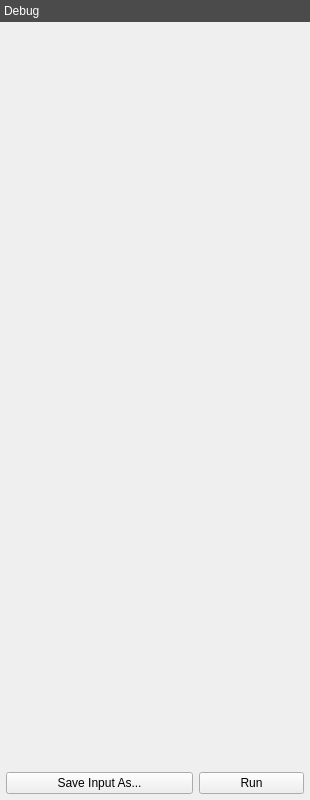
<?xml version="1.0" encoding="UTF-8"?>
<ui version="4.0">
 <class>quantyDockWidget</class>
 <widget class="QDockWidget" name="quantyDockWidget">
  <property name="geometry">
   <rect>
    <x>0</x>
    <y>0</y>
    <width>310</width>
    <height>800</height>
   </rect>
  </property>
  <property name="sizePolicy">
   <sizepolicy hsizetype="MinimumExpanding" vsizetype="Preferred">
    <horstretch>0</horstretch>
    <verstretch>0</verstretch>
   </sizepolicy>
  </property>
  <property name="minimumSize">
   <size>
    <width>310</width>
    <height>350</height>
   </size>
  </property>
  <property name="styleSheet">
   <string notr="true">QToolBox::tab {
    background-color: rgb(75, 75, 75);
    color: white;
}</string>
  </property>
  <property name="features">
   <set>QDockWidget::DockWidgetFloatable|QDockWidget::DockWidgetMovable</set>
  </property>
  <property name="allowedAreas">
   <set>Qt::LeftDockWidgetArea|Qt::RightDockWidgetArea</set>
  </property>
  <property name="windowTitle">
   <string>Quanty</string>
  </property>
  <widget class="QWidget" name="quantyDockWidgetContents">
   <property name="sizePolicy">
    <sizepolicy hsizetype="Ignored" vsizetype="Preferred">
     <horstretch>0</horstretch>
     <verstretch>0</verstretch>
    </sizepolicy>
   </property>
   <layout class="QVBoxLayout" name="quantyDockWidgetVBoxLayout">
    <property name="spacing">
     <number>0</number>
    </property>
    <property name="leftMargin">
     <number>0</number>
    </property>
    <property name="topMargin">
     <number>0</number>
    </property>
    <property name="rightMargin">
     <number>0</number>
    </property>
    <property name="bottomMargin">
     <number>0</number>
    </property>
    <item>
     <widget class="QToolBox" name="toolBox">
      <property name="enabled">
       <bool>true</bool>
      </property>
      <property name="lineWidth">
       <number>0</number>
      </property>
      <property name="tabSpacing">
       <number>6</number>
      </property>
      <widget class="QWidget" name="debug">
       <property name="geometry">
        <rect>
         <x>0</x>
         <y>0</y>
         <width>310</width>
         <height>800</height>
        </rect>
       </property>
       <attribute name="label">
        <string>Debug</string>
       </attribute>
       <layout class="QVBoxLayout" name="generalPageVerticalLayout">
        <property name="leftMargin">
         <number>6</number>
        </property>
        <property name="topMargin">
         <number>6</number>
        </property>
        <property name="rightMargin">
         <number>6</number>
        </property>
        <property name="bottomMargin">
         <number>6</number>
        </property>
       </layout>
      </widget>
     </widget>
    </item>
    <item>
     <layout class="QHBoxLayout" name="buttonsHBoxLayout">
      <property name="spacing">
       <number>6</number>
      </property>
      <property name="leftMargin">
       <number>6</number>
      </property>
      <property name="topMargin">
       <number>6</number>
      </property>
      <property name="rightMargin">
       <number>6</number>
      </property>
      <property name="bottomMargin">
       <number>6</number>
      </property>
      <item>
       <widget class="QPushButton" name="saveInputAsPushButton">
        <property name="focusPolicy">
         <enum>Qt::NoFocus</enum>
        </property>
        <property name="toolTip">
         <string>&lt;html&gt;&lt;head/&gt;&lt;body&gt;&lt;p&gt;Save the Quanty input file.&lt;/p&gt;&lt;/body&gt;&lt;/html&gt;</string>
        </property>
        <property name="text">
         <string>Save Input As...</string>
        </property>
        <property name="icon">
         <iconset>
          <normaloff>../../icons/save.svg</normaloff>../../icons/save.svg</iconset>
        </property>
        <property name="iconSize">
         <size>
          <width>16</width>
          <height>16</height>
         </size>
        </property>
        <property name="autoDefault">
         <bool>true</bool>
        </property>
       </widget>
      </item>
      <item>
       <widget class="QPushButton" name="calculationPushButton">
        <property name="maximumSize">
         <size>
          <width>105</width>
          <height>16777215</height>
         </size>
        </property>
        <property name="focusPolicy">
         <enum>Qt::NoFocus</enum>
        </property>
        <property name="toolTip">
         <string>&lt;html&gt;&lt;head/&gt;&lt;body&gt;&lt;p&gt;Run Quanty.&lt;/p&gt;&lt;/body&gt;&lt;/html&gt;</string>
        </property>
        <property name="text">
         <string>Run</string>
        </property>
        <property name="icon">
         <iconset>
          <normaloff>../../icons/play.svg</normaloff>../../icons/play.svg</iconset>
        </property>
        <property name="iconSize">
         <size>
          <width>16</width>
          <height>16</height>
         </size>
        </property>
        <property name="checkable">
         <bool>false</bool>
        </property>
       </widget>
      </item>
     </layout>
    </item>
   </layout>
  </widget>
 </widget>
 <tabstops>
  <tabstop>calculationPushButton</tabstop>
  <tabstop>saveInputAsPushButton</tabstop>
 </tabstops>
 <resources/>
 <connections/>
</ui>
